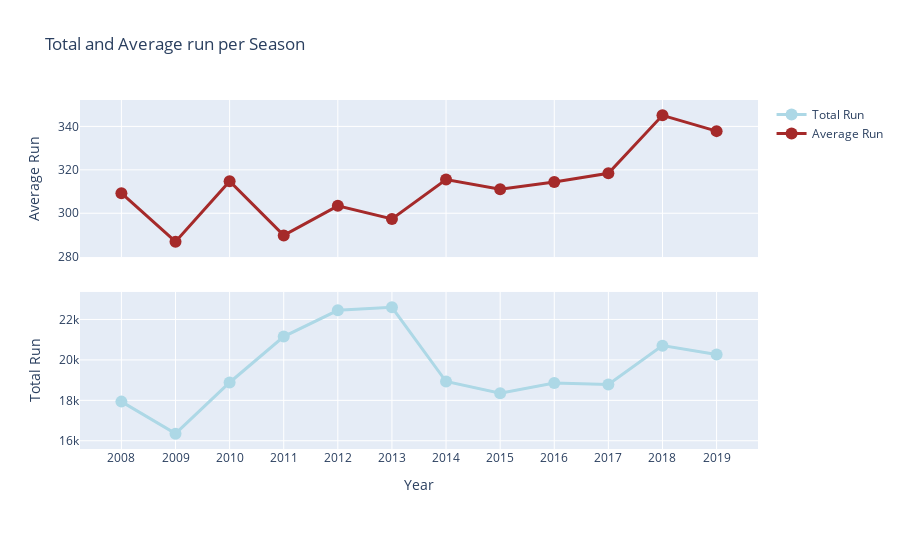

Notebook cell for this chart:
### Code cell
fig = {"data" : [{"x" : season["season"], "y" : season["total_runs"],
                  "name" : "Total Run", "marker" : {"color" : "lightblue", "size": 12},
                  "line": {"width" : 3},"type" : "scatter", "mode" : "lines+markers" },
        
                 {"x" : season["season"], "y" : avgruns_each_season["average_runs_per_match"],
                  "name" : "Average Run", "marker" : {"color" : "brown", "size": 12},
                  "type" : "scatter","line": {"width" : 3}, "mode" : "lines+markers",
                  "xaxis" : "x2", "yaxis" : "y2",}],
       
        "layout" : {"title": "Total and Average run per Season",
                    "xaxis2" : {"domain" : [0, 1],"anchor" : "y2",
                    "showticklabels" : False},"margin" : {"b" : 111},
                    "yaxis2" : {"domain" : [.55, 1], "anchor" : "x2", "title": "Average Run"},                    
                    "xaxis" : {"domain" : [0, 1],"tickmode":'linear', "title": "Year"},
                    "yaxis" : {"domain" :[0, .45], "title": "Total Run"}, 'hovermode' : 'x'}}

iplot(fig)

### Figure 1 — Plotly figure (JSON) as saved in the notebook; plotly's stock layout.template omitted (floating-point values rounded to 4 significant figures)
{"data": [{"line": {"width": 3}, "marker": {"color": "lightblue", "size": 12}, "mode": "lines+markers", "name": "Total Run", "type": "scatter", "x": [2008, 2009, 2010, 2011, 2012, 2013, 2014, 2015, 2016, 2017, 2018, 2019], "y": [17937, 16353, 18883, 21154, 22453, 22602, 18931, 18353, 18862, 18786, 20706, 20270]}, {"line": {"width": 3}, "marker": {"color": "brown", "size": 12}, "mode": "lines+markers", "name": "Average Run", "type": "scatter", "x": [2008, 2009, 2010, 2011, 2012, 2013, 2014, 2015, 2016, 2017, 2018, 2019], "xaxis": "x2", "y": [309.3, 286.9, 314.7, 289.8, 303.4, 297.4, 315.5, 311.1, 314.4, 318.4, 345.1, 337.8], "yaxis": "y2"}], "layout": {"hovermode": "x", "margin": {"b": 111}, "title": {"text": "Total and Average run per Season"}, "xaxis": {"domain": [0, 1], "tickmode": "linear", "title": {"text": "Year"}}, "xaxis2": {"anchor": "y2", "domain": [0, 1], "showticklabels": false}, "yaxis": {"domain": [0, 0.45], "title": {"text": "Total Run"}}, "yaxis2": {"anchor": "x2", "domain": [0.55, 1], "title": {"text": "Average Run"}}}}
